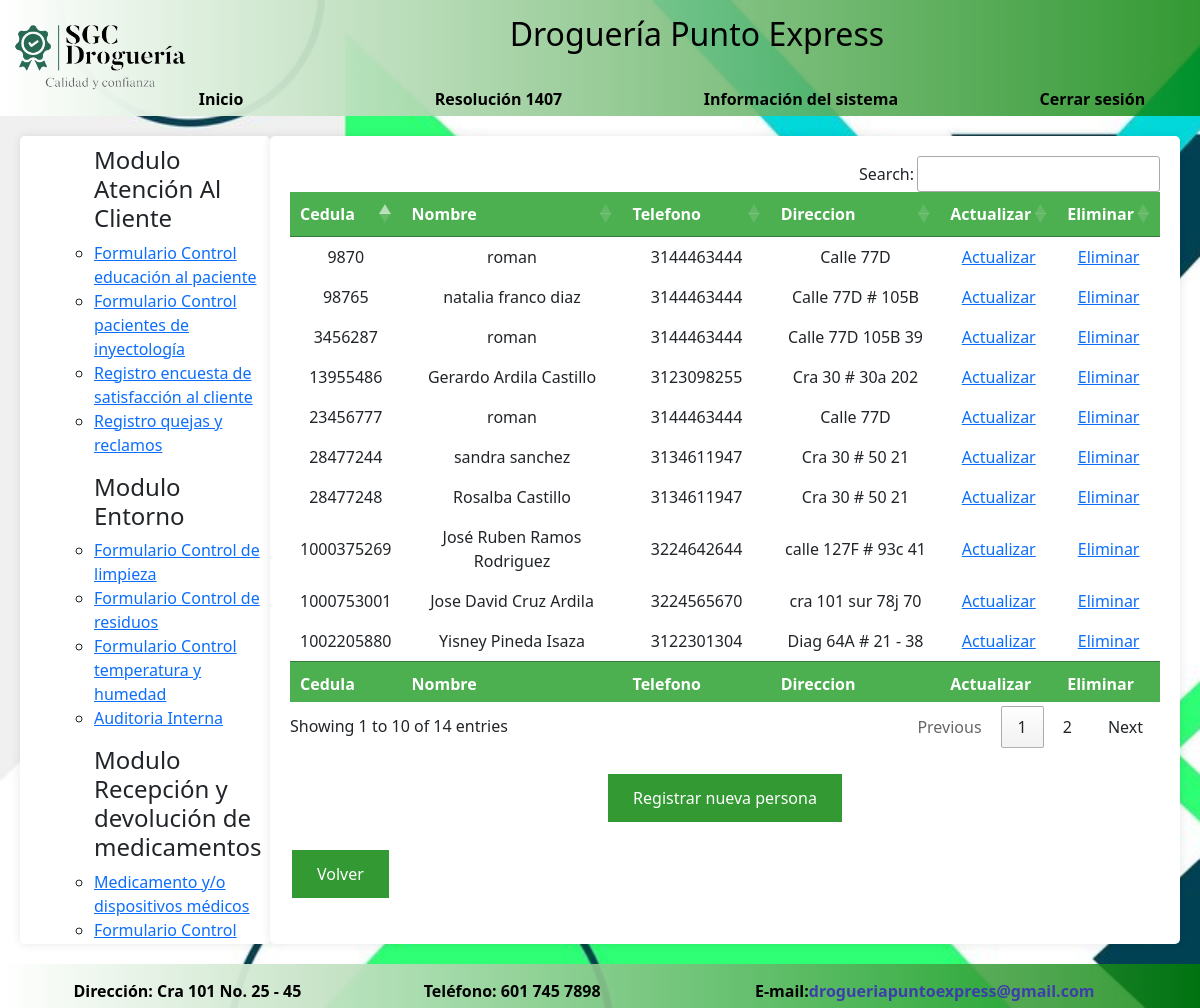
Before: /persona.php (signed in) with the older database file.
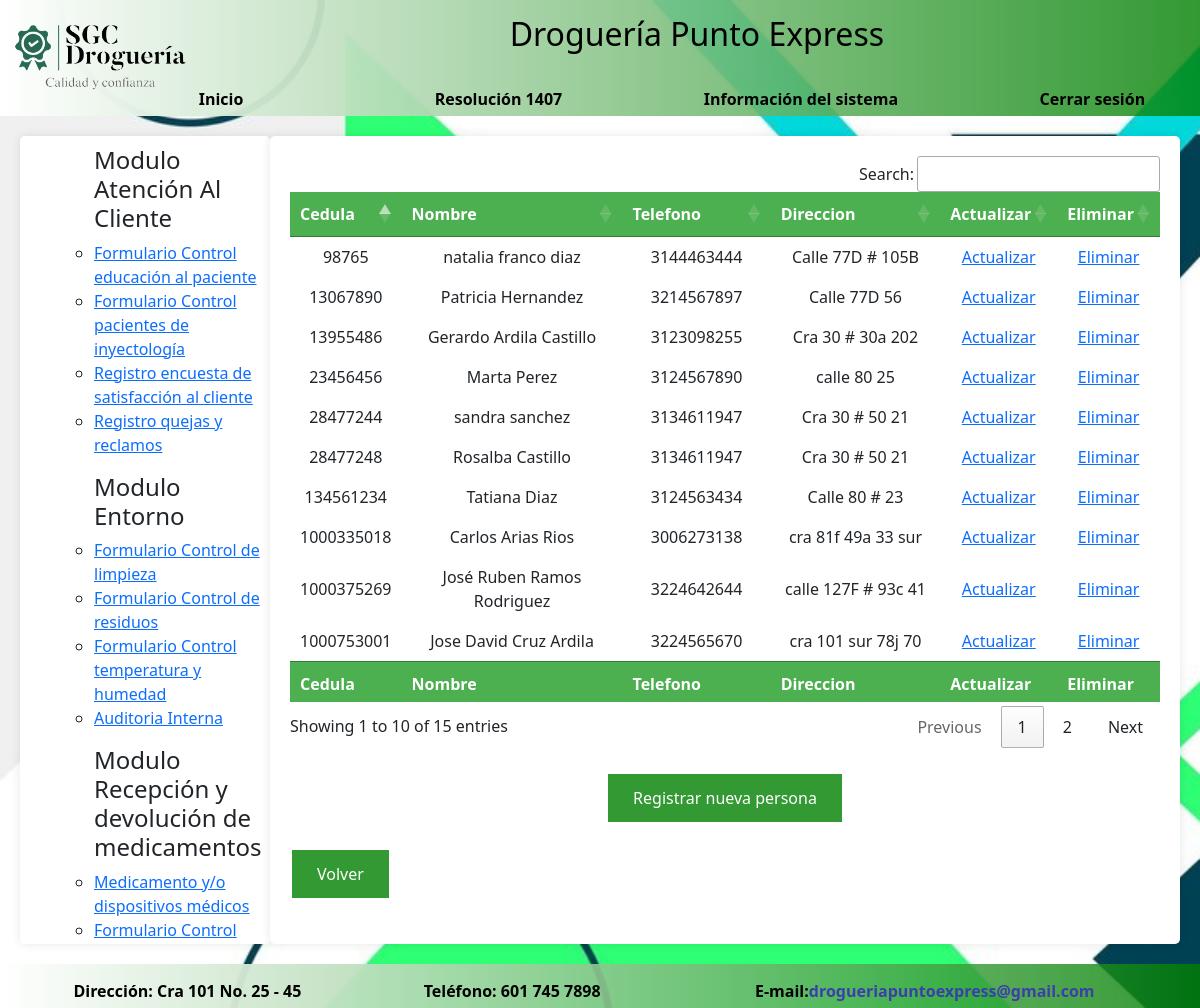
After: the same page with the newer database file.
### tables this page shows
CREATE TABLE `persona` (
  `cedula` int(11) NOT NULL,
  `nombre` varchar(70) NOT NULL,
  `telefono` bigint(10) NOT NULL,
  `direccion` varchar(70) NOT NULL
);

### persona.php (the view, shortened to what this page needs)
<!DOCTYPE html>
<html lang="es">
<head>
    <link rel="stylesheet" href="EstiloMP.css">
    <link href="https://cdn.jsdelivr.net/npm/bootstrap@5.3.2/dist/css/bootstrap.min.css" rel="stylesheet">
    <link rel="stylesheet" href="https://cdn.datatables.net/1.13.7/css/jquery.dataTables.min.css">
    <link rel="stylesheet" href="https://cdn.datatables.net/buttons/2.4.2/css/buttons.dataTables.min.css">
</head>
<body>
<header id="header">
            <img src="imagen/LogoSGC.png" align="left" height="100">
            <h2>Droguería Punto Express</h2>
<br>
    <div id="superior">
            <a id = "inicio" href="u_inicio.php">Inicio</a>
           <a id = "superior1" href="u_resolucion1407.php">Resolución 1407</a>
            <a id= "superior1" href="u_sistemainf.php">Información del sistema</a>
            <a id="cerrar" href="u_cerrarsesion.php">Cerrar sesión</a>
</header>
<div id="contenido">
    <div id="lateral">
    <nav>
            <ol>
		    <ul><h4>Modulo Atenci&oacute;n Al Cliente</h4>
			<li><a href="educacion.php">Formulario Control educaci&oacute;n al paciente</a></li>
			<li><a href="inyectologia.php">Formulario Control pacientes de inyectolog&iacute;a</a></li>
            <li><a href="rencuesta.php">Registro encuesta de satisfacci&oacute;n al cliente</a></li>
            <li><a href="qr.php">Registro quejas y reclamos</a></li>
			</ul>
            </ol>
        </nav>
        <nav>
            <ol>
		    <ul><h4>Modulo Entorno</h4>
			<li><a href="limpieza.php">Formulario Control de limpieza</a></li>
            <li><a href="residuos.php">Formulario Control de residuos</a></li>
			<li><a href="temperatura.php">Formulario Control temperatura y humedad</a></li>
            <li><a href="auditoria.php">Auditoria Interna</a></li>
			</ul>
            </ol>
        </nav>
        <nav>
            <ol>
		    <ul><h4>Modulo Recepci&oacute;n y devoluci&oacute;n de medicamentos</h4>
			<li><a href="producto.php">Medicamento y/o dispositivos m&eacute;dicos</a></li>
            <li><a href="recepcion.php">Formulario Control recepci&oacute;n t&eacute;cnica medicamentos</a></li>
			</ul>
            </ol>
        </nav>
    </div>
<main id="contenidos">
<?php
include_once ("conexion.php");
$sql = "SELECT * FROM persona";
?>
<table id="persona">
<thead>
<tr>
<th>Cedula</th>
<th>Nombre</th>
<th>Telefono</th>
<th>Direccion</th>
<th>Actualizar</th>
<th>Eliminar</th>
</tr>
</thead>
<tbody>
<?php
$resultado = mysqli_query($conn,$sql);
while($row=mysqli_fetch_assoc($resultado)){?>
        <tr>
        <td><?php echo $row ["cedula"];?></td>
        <td><?php echo $row ["nombre"];?></td>
        <td><?php echo $row ["telefono"];?></td>
        <td><?php echo $row ["direccion"];?></td>
        <td><a href="pdactualizar.php?cedula=<?php echo $row ["cedula"];?>">Actualizar</a></td>
        <td><a href="ppeliminar.php?cedula=<?php echo $row ["cedula"];?>">Eliminar</a></td>
        </tr>
<?php    }
?>
</tbody>
<tfoot>
<tr>
<th>Cedula</th>
<th>Nombre</th>
<th>Telefono</th>
<th>Direccion</th>
<th>Actualizar</th>
<th>Eliminar</th>
</tr>
</tfoot>
</table>
<br>
<center>
<form action="personaregu.php" method="post">
<button type="submit">Registrar nueva persona</button>
</form>
</center>
<br>
<form action="u_inicio.php">
<button type="submit">Volver</button>
</form>
<br>
</main>
</div>
<footer id="footer">
        <table id="inferior"><tr>
			<td id="inferior1">Direcci&oacute;n: Cra 101 No. 25 - 45</td>
			<td id="inferior1">Tel&eacute;fono: 601 745 7898</td>
			<td id="inferior1">E-mail:<a href="mailto:drogueriapuntoexpress@gmail.com">drogueriapuntoexpress@gmail.com</a></td>
</table>
</footer>
</body>
</html>

Changed rows visible on the page:
removed persona: cedula "9870", nombre "roman", telefono "3144463444", direccion "Calle 77D"
removed persona: cedula "3456287", nombre "roman", telefono "3144463444", direccion "Calle 77D 105B 39"
removed persona: cedula "23456777", nombre "roman", telefono "3144463444", direccion "Calle 77D"
no longer on this page (row unchanged): persona: cedula "1002205880", nombre "Yisney Pineda Isaza", telefono "3122301304", direccion "Diag 64A # 21 - 38"
added persona: cedula "13067890", nombre "Patricia Hernandez", telefono "3214567897", direccion "Calle 77D 56"
added persona: cedula "23456456", nombre "Marta Perez", telefono "3124567890", direccion "calle 80 25"
added persona: cedula "134561234", nombre "Tatiana Diaz", telefono "3124563434", direccion "Calle 80 # 23"
added persona: cedula "1000335018", nombre "Carlos Arias Rios", telefono "3006273138", direccion "cra 81f 49a 33 sur"
Other visible differences:
text written by a page script: "Search: Showing 1 to 10 of 14 entries Previous 1 2 Next" → "Search: Showing 1 to 10 of 15 entries Previous 1 2 Next"
